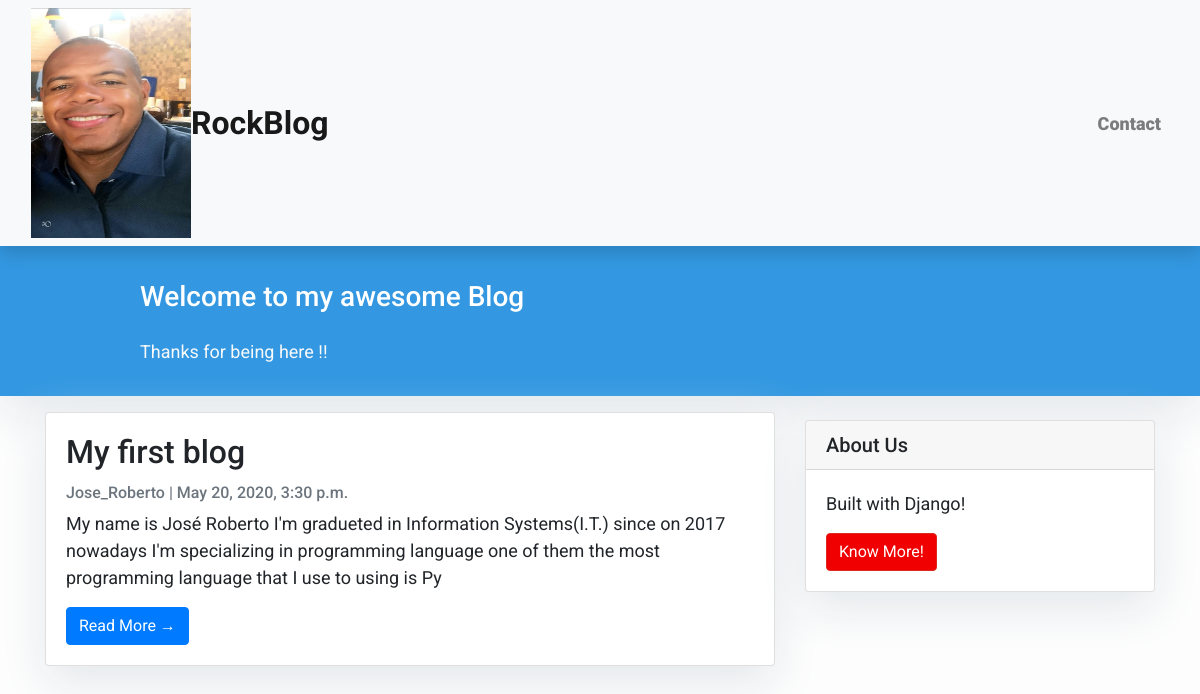
The page / on the database its author committed.
### blog/models.py (models this page shows)
class Post(models.Model):
    title = models.CharField(max_length=200, unique=True)
    slug = models.SlugField(max_length=200, unique=True)
    author = models.ForeignKey(User, on_delete=models.CASCADE, related_name='blog_post')
    update_on = models.DateTimeField(auto_now=True)
    content = models.TextField()
    created_on = models.DateTimeField(auto_now_add=True)
    status = models.IntegerField(choices=STATUS, default=0)

### blog/views.py (the view)
# urls.py: path('', views.PostList.as_view(), name='home'),
class PostList(generic.ListView):
    queryset = Post.objects.filter(status=1).order_by('-created_on')
    template_name = 'blog/index.html'

### blog/templates/blog/index.html (shortened to what this page needs)
{% extends 'blog/base.html' %}
{% block content %}
<header class="masthead">
    <div class="container">
        <div class="row">
            <div class=" col-md-8 col-md-10 mx-auto">
                <div class="site-heading">
                    <h3 class=" site-heading my-4 mt-3 text-white">
                     {% if user.is_authenticated %}
                        Welcome to my awesome Blog {{user.is_Jose_Roberto}}
                        {% else %}
                        Welcome to my awesome Blog
                        {% endif %}
                    </h3>
                    <p class="text-light">Thanks for being here !!&nbsp
                    </p>
                </div>
            </div>
        </div>
    </div>
</header>
<div class="container">
    <div class="row">
        <div class="col-md-8 mt-3 left">
            {% for post in post_list %}
            <div class="card mb-4">
                <div class="card-body">
                    <h2 class="card-title">{{ post.title }}</h2>
                    <p class="card-text text-muted h6">{{ post.author }} | {{ post.created_on}} </p>
                    <p class="card-text">{{post.content|slice:":200" }}</p>
                    <a href="{% url 'post_detail' post.slug  %}" class="btn btn-primary">Read More &rarr;</a>
                </div>
            </div>
            {% endfor %}
        </div>
        {% block sidebar %} {% include 'blog/sidebar.html' %} {% endblock sidebar %}
    </div>
</div>
{%endblock%}

### blog/templates/blog/base.html (shortened to what this page needs)
{% load static %}
<!DOCTYPE html>
<html>
    <head>
        <link rel="stylesheet" href="https://stackpath.bootstrapcdn.com/bootstrap/4.5.0/css/bootstrap.min.css">
</head>
<body>
        <nav class="navbar navbar-expand-lg navbar-light bg-light shadow" id="mainNav">
            <div class="container-fluid">
                <img src="{% static "images/photo1.jpg" %}" width="160px" height="230">
                <a class="navbar-brand" href="{% url 'home' %}">
                <font size="6px"><b>RockBlog</b></font><br/>
                </a>
            <div class="collapse navbar-collapse" id="navbarResponsive">
                <ul class="navbar-nav ml-auto">
                        {% if user.is_authenticated %}
                         <li class="nav-item text-black">
                        </li>
                        {% else %}
                        <li class="nav-item text-black">
                        <a class="nav-link text-black font-weight-bold" href="{% url 'contact' %}"><b>Contact</b>
                        </a>
                        </li>
                        {% endif %}
                </ul>
            </div>
        </div>
    </nav>
    {% block content %}{% endblock content%}
</body>
</html>

### blog/templates/blog/sidebar.html (shortened to what this page needs)
{% block sidebar %}
<div class="col-md-4 float-right ">
<div class="card my-4">
        <h5 class="card-header">About Us</h5>
    <div class="card-body">
        <p class="card-text"> Built with Django!</p>
        <a href="https://github.com/jose-robertooliveira"
        class="btn btn-danger">Know More!</a>
    </div>
</div>
</div>
{% endblock sidebar %}

### blog/templates/blog/base.html (style rules this page uses)
body { font-family: "Roboto", sans-serif; font-size: 18px; background-color: #fdfdfd; }
.shadow { box-shadow: 0 4px 2px -2px rgba(0, 0, 0, 0.1); }
.btn-danger { color: #fff; background-color: #f00000; border-color: #dc281e; }
.masthead { background: #3398E1; height: auto; padding-bottom: 15px; box-shadow: 0 16px 48px #E3E7EB; padding-top: 10px }

### blog/templates/blog/index.html (style rules this page uses)
body { font-family: "Roboto", sans-serif; font-size: 18px; background-color: #fdfdfd; }
.card { box-shadow: 0 16px 48px #E3E7EB; }

### blog/templates/blog/sidebar.html (style rules this page uses)
.card { box-shadow: 0 16px 48px #E3E7EB; }

### rows shown on the page
Post: title "My first blog", author "Jose_Roberto", created_on "May 20, 2020, 3:30 p.m.", content "My name is José Roberto I'm gradueted in Information Systems(I.T.) since on 2017 nowadays I'm specializing in programming language one of them the most programming language that I use to using is Py"
